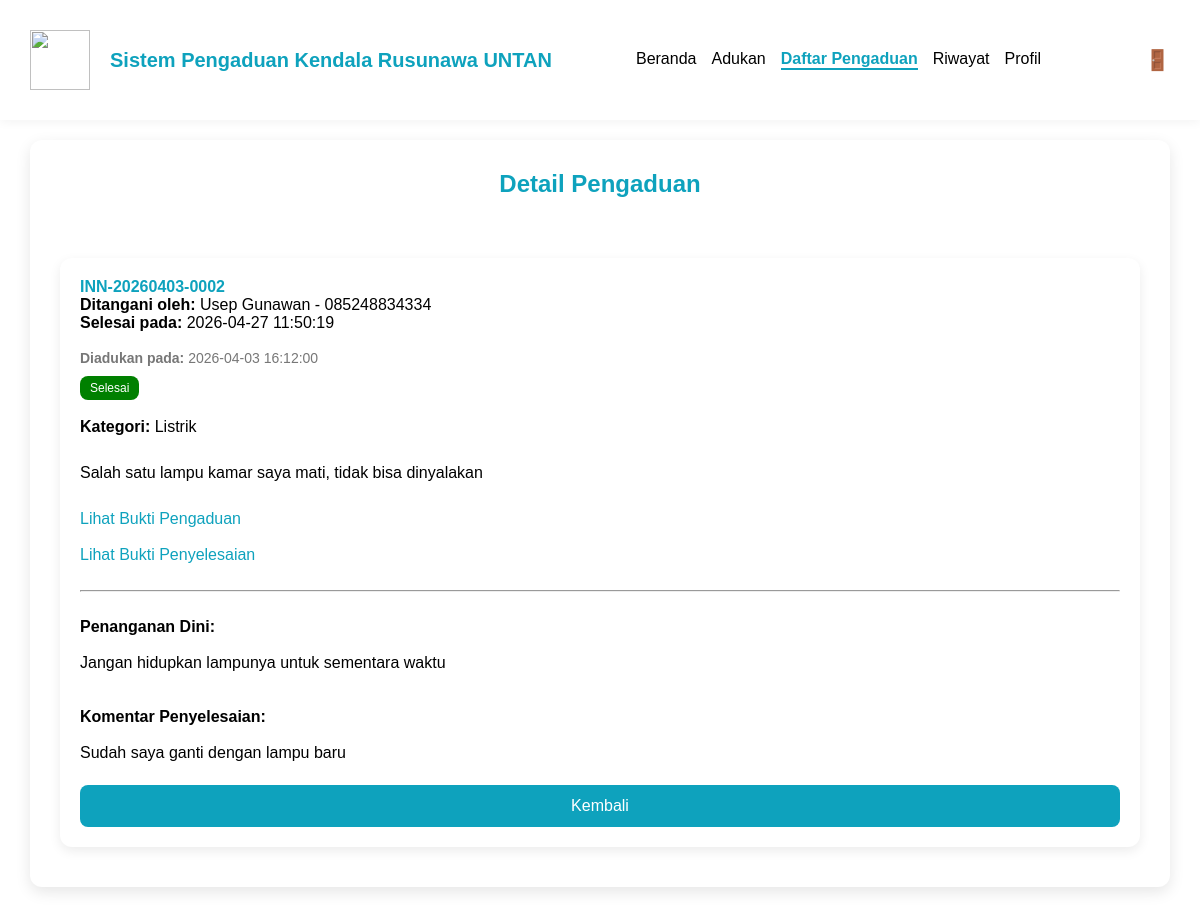
Screenshot of /shared/detail_pengaduan.php?id=2&page=daftar (signed in) with the database file from the repository.
### tables this page shows
CREATE TABLE `pengaduan` (
  `id_pengaduan` int(11) NOT NULL,
  `nomor_tiket` varchar(30) NOT NULL,
  `id_penghuni` int(11) NOT NULL,
  `id_teknisi` int(11) DEFAULT NULL,
  `kategori` enum('Internet','Listrik','Air','Bangunan','Perabotan','Elektronik','Lainnya') DEFAULT NULL,
  `deskripsi` text NOT NULL,
  `status` enum('Menunggu','Diproses','Selesai') DEFAULT NULL,
  `bukti_foto` varchar(255) DEFAULT NULL,
  `bukti_penyelesaian` varchar(255) DEFAULT NULL,
  `created_at` datetime DEFAULT current_timestamp(),
  `updated_at` datetime DEFAULT NULL ON UPDATE current_timestamp(),
  `penanganan_dini` text DEFAULT NULL,
  `komentar_penyelesaian` text DEFAULT NULL
);

CREATE TABLE `teknisi` (
  `id_teknisi` int(11) NOT NULL,
  `nama_teknisi` varchar(100) NOT NULL,
  `username` varchar(20) NOT NULL,
  `password` varchar(255) NOT NULL,
  `departemen_gedung` enum('Rusunawa Putri','Rusunawa Putra','Rusun INN') NOT NULL,
  `nomor_hp` varchar(15) NOT NULL,
  `created_at` datetime DEFAULT current_timestamp()
);

### shared/detail_pengaduan.php (the view, shortened to what this page needs)
<?php
include '../config/koneksi.php';
include '../shared/navbar.php';
$role = $_SESSION['role'];
$user_id = $_SESSION['id'];
$id = $_GET['id'];
$stmt = mysqli_prepare($koneksi, "
    SELECT p.*, ph.nama_penghuni, ph.kamar, ph.nomor_hp AS hp_penghuni, ph.jenis_hunian, t.nama_teknisi, t.nomor_hp AS hp_teknisi
    FROM pengaduan p
    JOIN penghuni ph ON p.id_penghuni = ph.id_penghuni
    LEFT JOIN teknisi t ON p.id_teknisi = t.id_teknisi
    WHERE p.id_pengaduan = ?
");
mysqli_stmt_bind_param($stmt, "i", $id);
mysqli_stmt_execute($stmt);
$result = mysqli_stmt_get_result($stmt);
$data = mysqli_fetch_assoc($result);
$status_class = '';
if ($data['status'] == 'Menunggu') {
    $status_class = 'menunggu';
} elseif ($data['status'] == 'Diproses') {
    $status_class = 'diproses';
} else {
    $status_class = 'selesai';
}
?>
<!DOCTYPE html>
<html>
<head>
    <link rel="stylesheet" href="../assets/css/style.css">
</head>
<body>
    <div class="konten">
        <h2 id="judul-h2">Detail Pengaduan</h2>
        <div class="card-forum">
            <div class="card-header">
                <div class="ticket">
                    <?= htmlspecialchars($data['nomor_tiket']) ?>
                </div>
                <?php if ($role == 'penghuni' || $role == 'manajer'): ?>
                    <div>
                        <?php if (!empty($data['nama_teknisi'])): ?>
                            <strong>Ditangani oleh: </strong>
                            <?= htmlspecialchars($data['nama_teknisi']) ?> -
                            <?= htmlspecialchars($data['hp_teknisi']) ?><br>
                            <strong>Selesai pada: </strong>
                            <?= htmlspecialchars($data['updated_at']) ?>
                        <?php else: ?>
                            <i>Belum ditangani</i>
                        <?php endif; ?>
                    </div><br>
                <?php endif; ?>
                <div class="meta">
                    <strong>Diadukan pada: </strong>
                    <?= htmlspecialchars($data['created_at']) ?>
                </div>
            </div>
            <span class="status <?= $status_class ?>">
                <?= htmlspecialchars($data['status']) ?>
            </span><br><br>
            <div>
                <strong>Kategori:</strong>
                <?= htmlspecialchars($data['kategori']) ?>
            </div><br>
            <div class="deskripsi">
                <?= nl2br(htmlspecialchars($data['deskripsi'])) ?>
            </div><br>
            <?php if ($data['bukti_foto']): ?>
                <div>
                    <a href="#" class="lihat-gambar" data-src="../uploads/bukti_pengaduan/<?= $data['bukti_foto'] ?>">
                        Lihat Bukti Pengaduan
                    </a>
                </div>
            <?php endif; ?>
            <?php if ($data['bukti_penyelesaian']): ?>
                <br>
                <div>
                    <a href="#" class="lihat-gambar"
                        data-src="../uploads/bukti_penyelesaian/<?= $data['bukti_penyelesaian'] ?>">
                        Lihat Bukti Penyelesaian
                    </a>
                </div>
            <?php endif; ?>
            <?php if (!empty($data['penanganan_dini'])): ?>
                <br><hr><br>
                <div class="komentar-box">
                    <strong>Penanganan Dini:</strong>
                    <br><br>
                    <?= nl2br(htmlspecialchars($data['penanganan_dini'])) ?>
                </div>
            <?php endif; ?>
            <?php if (!empty($data['komentar_penyelesaian'])): ?>
                <br><br>
                <div class="komentar-box">
                    <strong>Komentar Penyelesaian:</strong>
                    <br><br>
                    <?= nl2br(htmlspecialchars($data['komentar_penyelesaian'])) ?>
                </div>
            <?php endif; ?>
            <?php if ($role == 'teknisi' && $data['status'] == 'Diproses' && $data['id_teknisi'] == $user_id): ?>
                <br><br>
                <form action="../teknisi/update_status.php" method="POST" enctype="multipart/form-data">
                    <input type="hidden" name="id" value="<?= $data['id_pengaduan'] ?>">
                    <label>Catatan/Komentar:</label>
                    <textarea name="komentar" placeholder="Jelaskan penyelesaian..." required></textarea><br><br>
                    <label>Upload Bukti Penyelesaian (JPG, JPEG, PNG Maks 2MB):</label>
                    <input type="file" name="bukti_selesai" required><br><br>
                    <button type="submit" name="aksi" value="selesai">
                        Selesaikan Pengaduan
                    </button>
                </form>
            <?php endif; ?><br>
            <button onclick="history.back()">Kembali</button>
        </div>
    </div>
</body>
</html>

### assets/css/style.css (style rules this page uses)
body { margin: 0; font-family: Arial, sans-serif; }
input, button, textarea { width: 100%; padding: 12px; margin-top: 5px; margin-bottom: 15px; border-radius: 8px; box-sizing: border-box; }
button { background: #0EA2BD; margin-bottom: 0px; color: white; border: none; cursor: pointer; font-size: 16px; }
.konten { background: white; margin: 20px 320px; padding: 30px; border-radius: 12px; box-shadow: 0 5px 15px rgba(0, 0, 0, 0.1); }
#judul-h2 { text-align: center; margin-top: 10px; margin-bottom: 60px; color: #0EA2BD; }
.card-forum { background: white; border-radius: 12px; padding: 20px; margin-bottom: 20px; box-shadow: 0 4px 12px rgba(0, 0, 0, 0.08); }
.card-header { margin-bottom: 10px; }
.ticket { font-weight: bold; color: #0EA2BD; }
.meta { font-size: 14px; color: #777; }
.status { display: inline-block; padding: 5px 10px; border-radius: 8px; font-size: 12px; color: white; }
.selesai { background: green; }
.deskripsi { margin: 10px 0; }
.konten a { color: #0EA2BD; text-decoration: none; }
@media (max-width: 1300px) { .konten { margin: 20px 30px; } }
@media (max-width: 1300px) { .konten { padding: 20px 30px; } }

### rows the page displays
pengaduan: nomor_tiket "INN-20260403-0002", id_teknisi.nama_teknisi "Usep Gunawan", id_teknisi.nomor_hp "085248834334", updated_at "2026-04-27 11:50:19", created_at "2026-04-03 16:12:00", status "Selesai", kategori "Listrik", deskripsi "Salah satu lampu kamar saya mati, tidak bisa dinyalakan", penanganan_dini "Jangan hidupkan lampunya untuk sementara waktu", komentar_penyelesaian "Sudah saya ganti dengan lampu baru"
